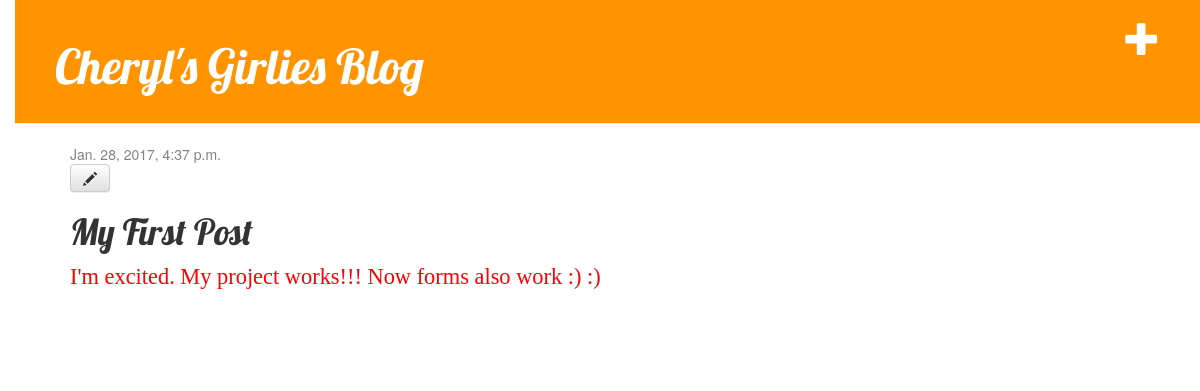
The app's page /post/1/ (signed in) with its own data.
### blog/models.py (models this page shows, shortened)
class Post(models.Model):
    author = models.ForeignKey('auth.User')
    title = models.CharField(max_length = 200)
    text = models.TextField()
    created_date = models.DateTimeField(default = timezone.now)
    published_date = models.DateTimeField(blank = True, null = True)

### blog/views.py (the view)
# urls.py: url(r'^post/(?P<pk>\d+)/$', views.post_detail, name='post_detail'),
def post_detail(request, pk):
    post = get_object_or_404(Post, pk=pk)
    return render(request, 'blog/post_detail.html', {'post': post})

### blog/templates/blog/post_detail.html
{% extends 'blog/base.html' %}
{% block content %}
    <div class="post">
        {% if post.published_date %}
            <div class="date">
                {{ post.published_date }}
            </div>
        {% endif %}
        {% if user.is_authenticated %}
        <a class="btn btn-default" href="{% url 'post_edit' pk=post.pk %}"><span class="glyphicon glyphicon-pencil"></span></a>
        {% endif %}
        <h1>{{ post.title }}</h1>
        <p>{{ post.text|linebreaksbr }}</p>
    </div>
{% endblock %}

### blog/static/css/blog.css (style rules this page uses)
body { padding-left: 15px; }
p { color: red; font-family: papyrus; font-size: 160%; }
h1, h2, h3, h4 { font-family: 'Lobster', cursive; }
.date { color: #828282; }
.post { margin-bottom: 70px; }

### records on screen
Post: published_date "Jan. 28, 2017, 4:37 p.m.", title "My First Post", text "I'm excited. My project works!!! Now forms also work :) :)"
